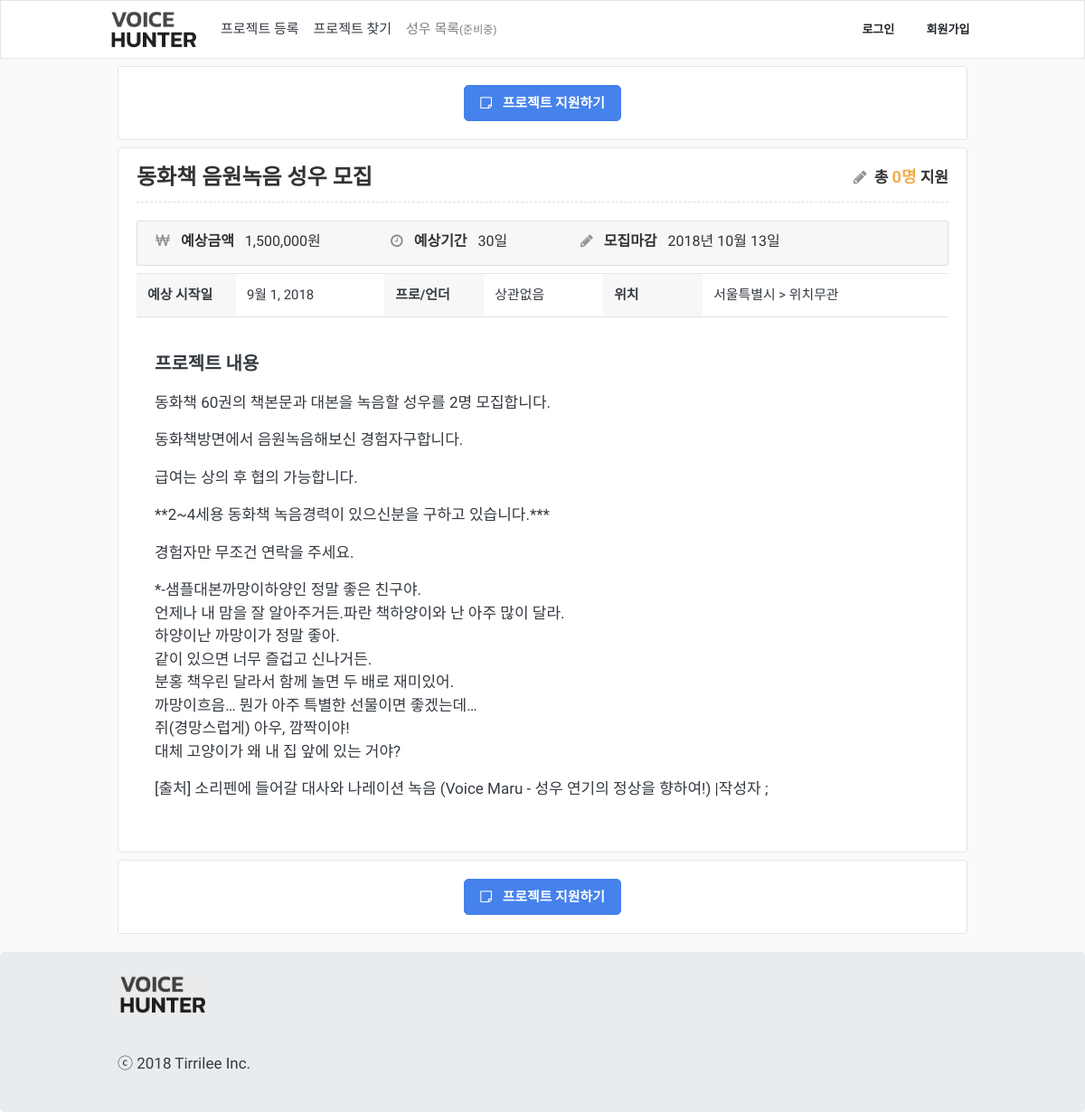
Screenshot of /project/2/ with the database file from the repository.
### App/models.py (models this page shows, shortened)
class Project(models.Model):
    class Meta:
        verbose_name_plural = "   프로젝트 테이블"
        ordering = ["-id"]
    TYPE_CHOICES = (
        ('both', '상관없음'),
        ('pro', '프로'),
        ('under', '언더'),
    )
    GENDER_CHOICES = (
        ('both', '성별무관'),
        ('male', '남자'),
        ('female', '여자'),
    )
    user = models.ForeignKey(User, on_delete=models.CASCADE, verbose_name='유저')
    title = models.CharField(max_length=100, verbose_name='프로젝트 명')
    gugun = models.ForeignKey(Gugun, on_delete=models.CASCADE, verbose_name='위치')
    type = models.CharField(max_length=10, choices=TYPE_CHOICES, verbose_name='성우타입')
    gender = models.CharField(max_length=10, choices=GENDER_CHOICES, verbose_name='성별')
    cost = models.PositiveIntegerField(verbose_name='예상금액')
    period = models.PositiveIntegerField(verbose_name='예상기간')
    deadline = models.DateField(verbose_name='마감날짜')
    content = models.TextField(verbose_name='프로젝트 내용')
    start_at = models.DateField(verbose_name='예상 시작날짜')
    created_at = models.DateTimeField(auto_now_add=True, verbose_name='등록일자')

class Gugun(models.Model):
    class Meta:
        verbose_name_plural = " 구/군 테이블"
    sido = models.ForeignKey(Sido, on_delete=models.CASCADE, verbose_name='시/도')
    gugun = models.CharField(max_length=10, verbose_name='구/군')
    def __str__(self):
        return str(self.gugun)

class Sido(models.Model):
    class Meta:
        verbose_name_plural = " 시/도 테이블"
    sido = models.CharField(max_length=10, verbose_name='시/도')
    def __str__(self):
        return str(self.sido)

### App/views.py (the view)
# urls.py: path('project/<int:pk>/', ProjectDetailPage, name='detail-projects'),
def ProjectDetailPage(request, pk):
    project = Project.objects.get(pk=pk)
    item = {}
    item['project'] = project
    item['apply'] = len(ProjectApply.objects.filter(project=project))
    item['tags'] = ProjectTag.objects.filter(project=project)[:6]
    return render(request, 'ProjectDetail/ProjectDetailPage.html', {
        'item':item,
    })

### templates/ProjectDetail/ProjectDetailPage.html (shortened to what this page needs)
{% extends "Base/Base.html" %}
{% load static %}
{% load humanize %}
{% block content %}
<link rel="stylesheet" type="text/css" href="{% static 'ProjectDetail/css/style.css' %}">
<div class="container">
	{% include './Apply.html' %}
	<div class="row mt-1">
		<div class="col-12">
			<div class="card item bg-light mb-1">
				<div class="card-body">
					<div class="header-text project-detail-header">
						<span>{{ item.project.title }}</span>
						<span class="applicant-count pull-right">
							<i class="fa fa-pencil mr-1" style="margin-right: 5px;"></i>
							총 <span class="applicant-num">{{ item.apply }}명</span> 지원
						</span>
					</div>
					<div class="summary">
						<div class="project-detail-basic-info">
							<div class="budget">
								<strong class="mr-2">
									<i class="fa fa-krw"></i>
									<span class="title">예상금액 </span>
								</strong>
								{{ item.project.cost|intcomma }}원
							</div>
							<div class="term">
								<strong class="mr-2">
									<i class="fa fa-clock-o"></i>
									<span class="title">예상기간 </span>
								</strong>
								{{ item.project.period }}일
							</div>
							<div class="deadline">
								<strong class="mr-2">
									<i class="fa fa-pencil"></i>
									<span class="title">모집마감</span>
								</strong>
								{{ item.project.deadline|date:"Y년 m월 d일" }}
							</div>
						</div>
						<table class="table w-100 mt-2">
							<tbody>
								<tr>
									<th>예상 시작일</th>
									<td>{{ item.project.start_at }}</td>
									<th>프로/언더</th>
									<td>{{ item.project.get_type_display }}</td>
									<th>위치</th>
									<td>{{ item.project.gugun.sido }} > {{ item.project.gugun }}</td>
								</tr>
							</tbody>
						</table>
						<div class="project-desc">
							<div class="project-desc-title mb-3">프로젝트 내용</div>
							{{ item.project.content|linebreaks }}
						</div>
					</div>
				</div>
			</div>
		</div>
	</div>
	{% include './Apply.html' %}
</div>
{% endblock%}

### static/Base/css/style.css (style rules this page uses)
body, .navbar-fixed-top, .navbar-fixed-bottom { min-width: 970px; background:rgb(250,250,250); font-family: "Nanum Gothic", "Apple SD Gothic Neo", "맑은 고딕", "Malgun Gothic", AppleGothic, 돋움, Dotum, Helvetica, Arial, sans-serif; }
p { font-family: "Nanum Gothic"; }
.container { width: 970px; max-width: none !important; }
i { color: rgb(143, 146, 149); margin-right: 8px; }

### static/ProjectDetail/css/style.css (style rules this page uses)
.project-detail-header { margin-top: 0px; line-height: 24px; font-size: 24px; font-weight: bold; color: #333; }
.applicant-count { font-size: 17px; }
.applicant-num { color: rgb(240, 173, 78); font-weight: 600; font-size: 18px; }
.summary { margin-top: 15px; border-top: 1px #dedede dashed; }
.summary .project-detail-basic-info { margin-top: 20px; padding-left: 20px; background: rgb(247,247,247); border: 1px solid rgb(222,222,222); border-radius: 2px; padding-top: 3px; padding-bottom: 3px; line-height: 38px; font-size: 16px; height: 50px; }
.summary .project-detail-basic-info .budget { min-width: 260px; float: left; color: #333; }
.summary .project-detail-basic-info .term { min-width: 210px; float: left; color: #333; }
.summary .project-detail-basic-info .deadline { float: left; color: #333; }
.table { border-bottom: 1px solid rgb(222,222,222) !important; }
.table th { background: rgb(247,247,247); width: 110px; }
.project-desc-title { font-size: 20px; font-weight: 600; }
.project-desc { padding: 20px; }

### rows the page displays
Project: project "동화책 음원녹음 성우 모집", project.cost "1,500,000", project.period "30", project.deadline "2018년 10월 13일", project.start_at "9월 1, 2018", project.type "상관없음", project.gugun.sido "서울특별시", project.gugun "위치무관", project.content "동화책 60권의 책본문과 대본을 녹음할 성우를 2명 모집합니다. 동화책방면에서 음원녹음해보신 경험자구합니다. 급여는 상의 후 협의 가능합니다. **2~4세용 동화책 녹음경력이 있으신분을 구하고 있습니다.*** 경험자만 무조건 연락을 주세요. *-샘플대본까망이하양인 정말 좋은 친구야. 언제나 내 맘을 잘 알아주거든.파란 책하양이와 난 아주 많이 달라. 하양이난 까망이가 정말 좋아. 같이 있으면 너무 즐겁고 신나거든. 분홍 책우린 달라서 함께 놀면 두 배로 재미있어. 까망이흐음… 뭔가 아주 특별한 선물이면 좋겠는데… 쥐(경망스럽게) 아우, 깜짝이야! 대체 고양이가 왜 내 집 앞에 있는 거야? [출처] 소리펜에 들어갈 대사와 나레이션 녹음 (Voice Maru - 성우 연기의 정상을 향하여!) |작성자 ;"

### other values shown
{{ item.apply }} "0"
